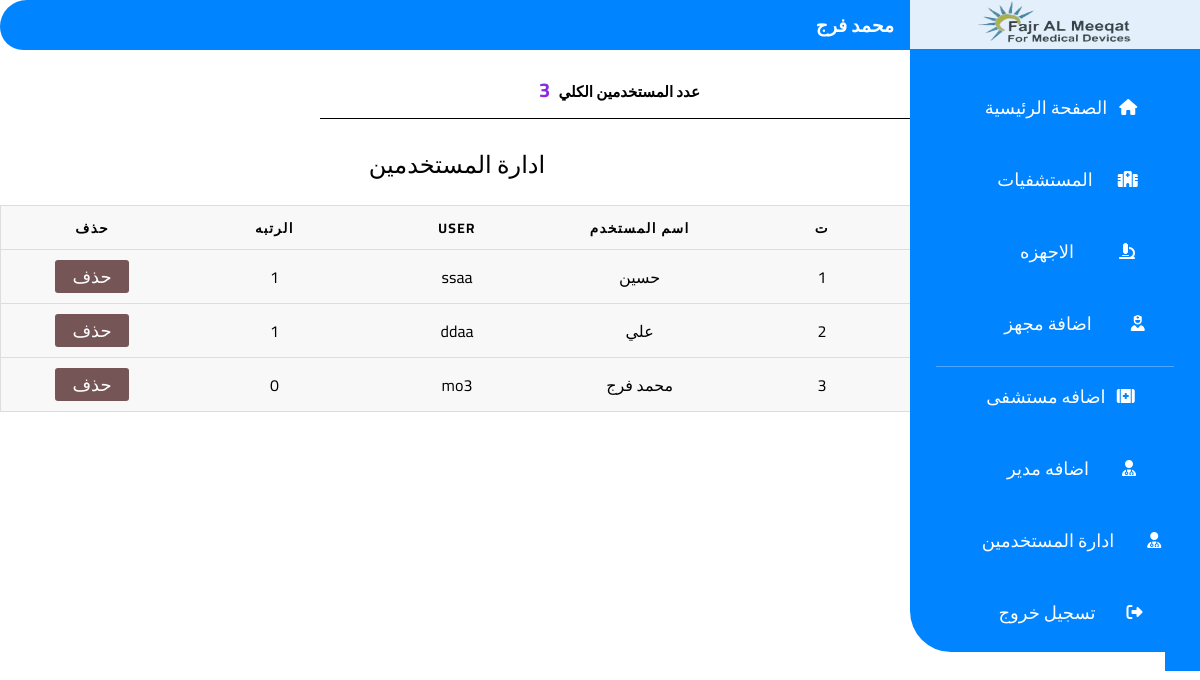
The page /Users.php (signed in) on the database its author committed.
### tables this page shows
CREATE TABLE `uswes` (
  `id` int(255) NOT NULL,
  `token` int(255) NOT NULL,
  `userName` varchar(255) NOT NULL,
  `userMail` varchar(255) NOT NULL,
  `password` varchar(255) NOT NULL,
  `conformPass` varchar(255) NOT NULL,
  `Rank` int(255) NOT NULL
);

### Users.php (the view, shortened to what this page needs)
<?php
    global $connect;
    mysqli_set_charset($connect, 'utf8');
    $GetUsers = "SELECT * FROM `uswes` ORDER BY `id` DESC";
    $RunGet = mysqli_query($connect, $GetUsers);
   $CookiesUser = $_COOKIE["userToken"];
   $GetUserInfo = "SELECT * FROM `uswes` WHERE token='$CookiesUser'";
   $RunUserInfo = mysqli_query($connect, $GetUserInfo);
   $RowUserInfo = mysqli_fetch_array($RunUserInfo);
?>
<!DOCTYPE html>
<html lang="en">
<head>
    <link rel="stylesheet" href="style.css">
</head>
<body>
    <div class="container">
        <div class="LeftLest">
            <div class="logo"><img src="logo.png" alt=""></div>
            <ul>
            <li><div class="li-a1" ><a href ="index.php"  >الصفحة الرئيسية</a></div> <div class="li-i"> <i class="fa-solid fa-house" style="color: #ffffff;"></i></div></li>
                <li><div class="li-a2"><a href="AllHos.php">المستشفيات</a></div> <div class="li-i"><i class="fa-solid fa-hospital" style="color: #ffffff;"></i></div></li>
                <li ><div class="li-a3"><a href="AllDiv.php">الاجهزه</a></div> <div class="li-i"><i class="fa-solid fa-microscope" style="color: #ffffff;"></i></div></li>
                <li><div class="li-a4"><a href="Divic.php">اضافة مجهز</a></div> <div class="li-i"><i class="fa-solid fa-user-nurse" style="color: #ffffff;"></i></div></li>
                <li class="li-add"><div class="li-a5"><a href="add-h.php">اضافه مستشفى</a></div> <div class="li-i"><i class="fa-sharp fa-solid fa-kit-medical" style="color: #ffffff;"></i></div></li>
                <li><div class="li-a6"><a href="log.php">اضافه مدير</a></div> <div class="li-i"><i class="fa-solid fa-user-doctor  style="color: #ffffff;"></i></div></li>
                <li><div class="li-a6"><a href="Users.php"> ادارة المستخدمين</a></div> <div class="li-i"><i class="fa-solid fa-user-doctor  style="color: #ffffff;"></i></div></li>
                <li class="li-log"><div class="li-a7"><a href="logOut.php">تسجيل خروج</a></div> <div class="li-i"><i class="fa-solid fa-right-from-bracket" style="color: #ffffff;"></i></div></li>
            </ul>
        </div>
        <div class="RightPage">
            <div class="topPage">
                <div class="topshert">
                    <div class="account">
                    <div><img class="userimg" src="cc.JPG" alt=""></div>
                    <div><h3 class="username">
                        <?php $UserName = $RowUserInfo["userName"];
                            echo $UserName;
                      ?>
                </h3></div>                    </div>
                </div>
                <table>
  <caption>ادارة المستخدمين</caption>
  <thead>
    <tr>
    <th scope="col">ت</th>
      <th scope="col">اسم المستخدم</th>
      <th scope="col"> User</th>
      <th scope="col">  الرتبه </th>
      <th scope="col">حذف</th>
    </tr>
  </thead>
  <tbody>
  <?php
    $totalDevices =0;
    $Number = 1;
    while(    $User = mysqli_fetch_array($RunGet)    ){
    echo'
    <tr>
      <td data-label="ت">';echo $Number;echo'</td>
      <td data-label="اسم المستخدم">';echo  $User['userName'];echo' </td>
      <td data-label=" User ">';echo $User['userMail'];echo'</td>
      <td data-label="الرتبه">';echo $User['Rank'];echo'</td>
      <form action="" method="post" enctype="multipart/form-data">
      <td lass ="tdcenter"><a class="Delete DeleteTable"  href="Users.php?D=D&T='; echo $User['token']; echo'">حذف</a></td>
      </form>
    </tr>
    ';
    $Number++;
    $totalDevices ++;
}
?>
      <div class="NumberDiv"> <h1 class ="t-th">عدد المستخدمين الكلي  <span><?php echo $totalDevices ; ?></span> </h1></div>
  </tbody>
</table>
            </div>
        </div>
</body>
</html>

### style.css (style rules this page uses)
* { padding: 0; margin: 0; box-sizing: border-box; }
.container { width: 100%; display: flex; flex-direction: row-reverse; }
.LeftLest { width: 290px; background: #0084ff; text-align: -webkit-center; height: 652px; border-radius: 0 0 0 41px; position: fixed; }
.RightPage { width: 79%; margin: 0 286px 0 0; }
.logo { padding: 0; background: #fcfcfce6; text-align: center; }
.logo img { width: 154px; }
ul { padding: 16px 0px; }
li { margin: 13px 0px; padding: 13px 0; display: flex; align-items: center; justify-content: center; }
.li-a1 { margin: 0 12px; }
.li-a2 { margin: 0 25px; }
.li-a3 { margin: 0 45px; }
.li-a4 { margin: 0 39px; }
.li-a5 { margin: 0 11px; }
.li-a6 { margin: 0 33px; }
.li-a7 { margin: 0 31px; }
i.fa-solid.fa-user-doctor.style\= { color: #ffff; }
.li-add { border-top: 1px #ffffff4a solid; margin: 0 26px; }
a { text-decoration: none; font-size: 18px; font-family: 'Cairo', sans-serif; color: #fff; cursor: pointer; }
.account { display: flex; align-items: stretch; flex-direction: row-reverse; }
h3.username { font-family: 'Cairo'; color: #ffff; }
.topshert { background: #0084ff; padding: 7.5px 0; margin: 0 0 0 0; border-radius: 60px 0px 0px 52px; }
a { transition: .6s; }
.Delete { background: rgb(117 85 85); padding: 0 17px; border-radius: 3px; color: #ffff; }
table { border: 1px solid #ccc; border-collapse: collapse; margin: 0; padding: 0; table-layout: fixed; width: 100%; direction: rtl; font-family: 'Cairo'; }
table caption { font-size: 1.5em; margin: .5em 0 .75em; }
table tr { background-color: #f8f8f8; border: 1px solid #ddd; padding: .35em; }
table th, table td { padding: .625em; text-align: center; }
table th { font-size: .85em; letter-spacing: .1em; text-transform: uppercase; }
.t-th { border-bottom: 1px solid; padding: 10px 1px; width: 65%; text-align: center; font-size: 15px; font-family: 'Cairo', sans-serif; }
.NumberDiv { margin: 11px 0px; text-align: -webkit-right; }
span { margin: 0 5px; font-size: 20px; color: blueviolet; }

### rows shown on the page
uswes: userName "محمد فرج", userMail "mo3", Rank "0"
uswes: userName "حسين", userMail "ssaa", Rank "1"
uswes: userName "علي", userMail "ddaa", Rank "1"

### other values the page prints
$totalDevices "3"
